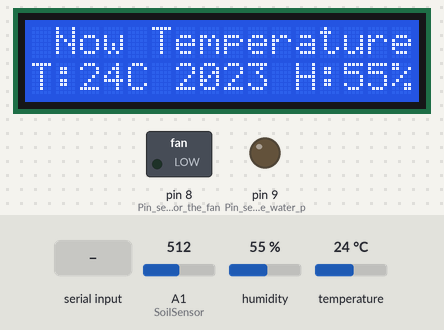
This sketch was run on a simulated Arduino Uno, built with avr-gcc and run on an emulated ATmega328P. Shown: 16×2 character LCD, switched loads named in the sketch (green lamp = pin HIGH), output pins drawn as LEDs (lit = HIGH). The inputs (shaded band) are chosen by the test bench; at power-on: temperature 24 °C, A1 (SoilSensor) = 512, humidity 55 %. What the sketch prints to the serial monitor is not drawn.

Above: at 1.2 s.
1.3 s: temperature set to 28 °C
At 3.4 s:
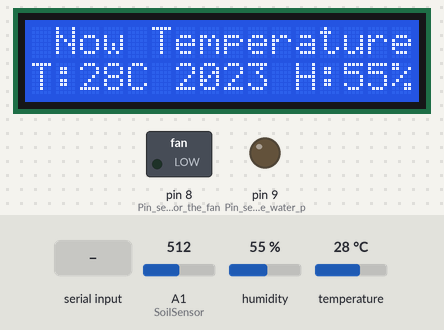
3.7 s: temperature set to 31 °C
At 6.5 s:
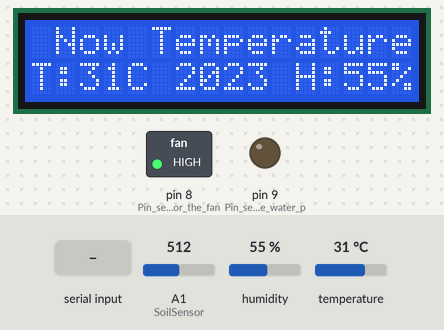
6.8 s: A1 (SoilSensor) set to 890
8.6 s: A1 (SoilSensor) set to 917
At 10.2 s:
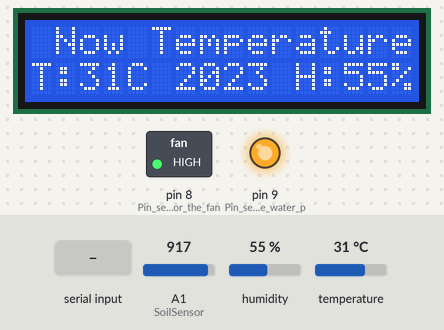
11.1 s: "4" received over Serial
At 13.2 s:
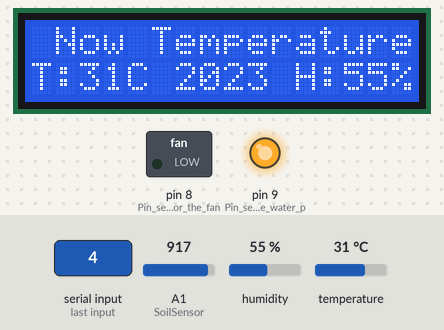
14.2 s: humidity set to 22 %
At 15.4 s:
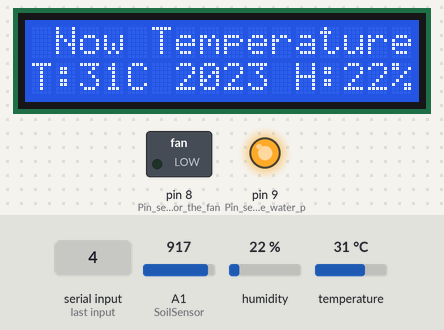
Timing chart, 0 to 17.2 s (numbered marks = the images above; inputs shaded):
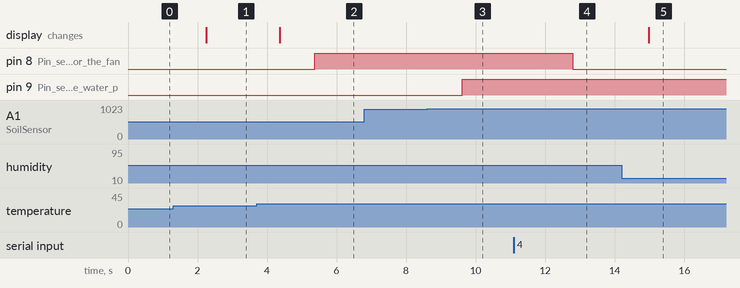

Measured:
- the behaviour switches between 29 and 30 °C on temperature (found by bisection; images 1 and 2)
- the behaviour switches between 900 and 901 on A1 (SoilSensor) (found by bisection; images 2 and 3)
- after the input at 1.3 s, the display: changes after 0.95 s (image 1)
- after the input at 3.7 s, pin 8 (Pin_setup_for_the_fan): LOW → HIGH after 1.7 s; the display: changes after 0.67 s (image 2)
- after the input at 6.8 s, every drawn part: stays the same
- after the input at 8.6 s, pin 9 (Pin_setup_for_the_water_p): LOW → HIGH after 1.0 s
- after the input at 11.1 s, pin 8 (Pin_setup_for_the_fan): HIGH → LOW after 1.7 s
- after the input at 14.2 s, the display: changes after 0.77 s (image 5)

The sketch:

Main.ino
```cpp
 // This code was made by Team ZXUARA. Please do not copy our code, thank you. //
// libraries //
#include <dht.h>
#include <LiquidCrystal_I2C.h>
#include <Wire.h>
// libraries //

// variables //
#define dht_apin A0 // Analog Pin sensor is connected to
dht DHT;
int SoilSensor = A1;
int sensorValue;
int h;
int t;
bool autoOn;
bool autoOff;
char iv;
char iv2;
int c = 29;
// variables //

// setup //
LiquidCrystal_I2C lcd(0x27,16,2);
void setup() {
  Serial.begin(9600);
  pinMode(9, OUTPUT); // Pin setup for the water pump.
  pinMode(8, OUTPUT); // Pin setup for the fan.
  pinMode(SoilSensor, INPUT);
  lcd.init(); //initialize the lcd
  lcd.backlight(); //open the backlight
  //  SDA --> A4
  //  SCL --> A5
}
// setup //

// the logic //
void loop() {
  // the code for the soil moisture sensor, mobile app and water pump ig //
  autoOff = false;
  autoOn = true;
  iv = Serial.read();
  if (iv == '0') {
    autoOff = true;
    autoOn = false;
  }
  else if (iv == '1') {
    autoOff = false;
    autoOn = true;
  }
  else if (iv == '2') {
    c = 29;
  }
  else if (iv == '3') {
    c = 30;
  }
  else if (iv == '4') {
    c = 31;
  }
  else {
  }

  if (autoOff == true && autoOn == false){
      digitalWrite(9, HIGH);
      }
  else if (autoOn == true && autoOff == false) {
    digitalWrite(9, LOW);
    sensorValue = analogRead(SoilSensor);
    if (sensorValue>900) {
      digitalWrite(9, HIGH);
    } else {
      digitalWrite(9, LOW);
    }

  }
  // the code for the soil moisture sensor, mobile app and water pump ig //

  // the code for the I2C LCD 16x2 //
  DHT.read11(dht_apin);
  h = DHT.humidity;
  t = DHT.temperature;

  Serial.print("Humidity: ");
  Serial.print(h);
  Serial.print("%");
  Serial.print("|");
  Serial.print("Temperature: ");
  Serial.print(t);
  Serial.println("° C");

  lcd.setCursor(0, 0);
  lcd.println(" Now Temperature ");

  lcd.setCursor(0, 1);
  lcd.print("T:");
  lcd.print(t);
  lcd.print("C");

  lcd.setCursor(6, 1);
  lcd.println("2023 ");

  lcd.setCursor(11, 1);
  lcd.print("H:");
  lcd.print(h);
  lcd.print("%");

  delay(1000);
  // the code for the I2C LCD 16x2 //

  // the code for the fan ig //
  if (t > c) {
    digitalWrite(8, HIGH);
  } else {
    digitalWrite(8, LOW);
  }
  // the code for the fan ig //
}
// the logic //
```
